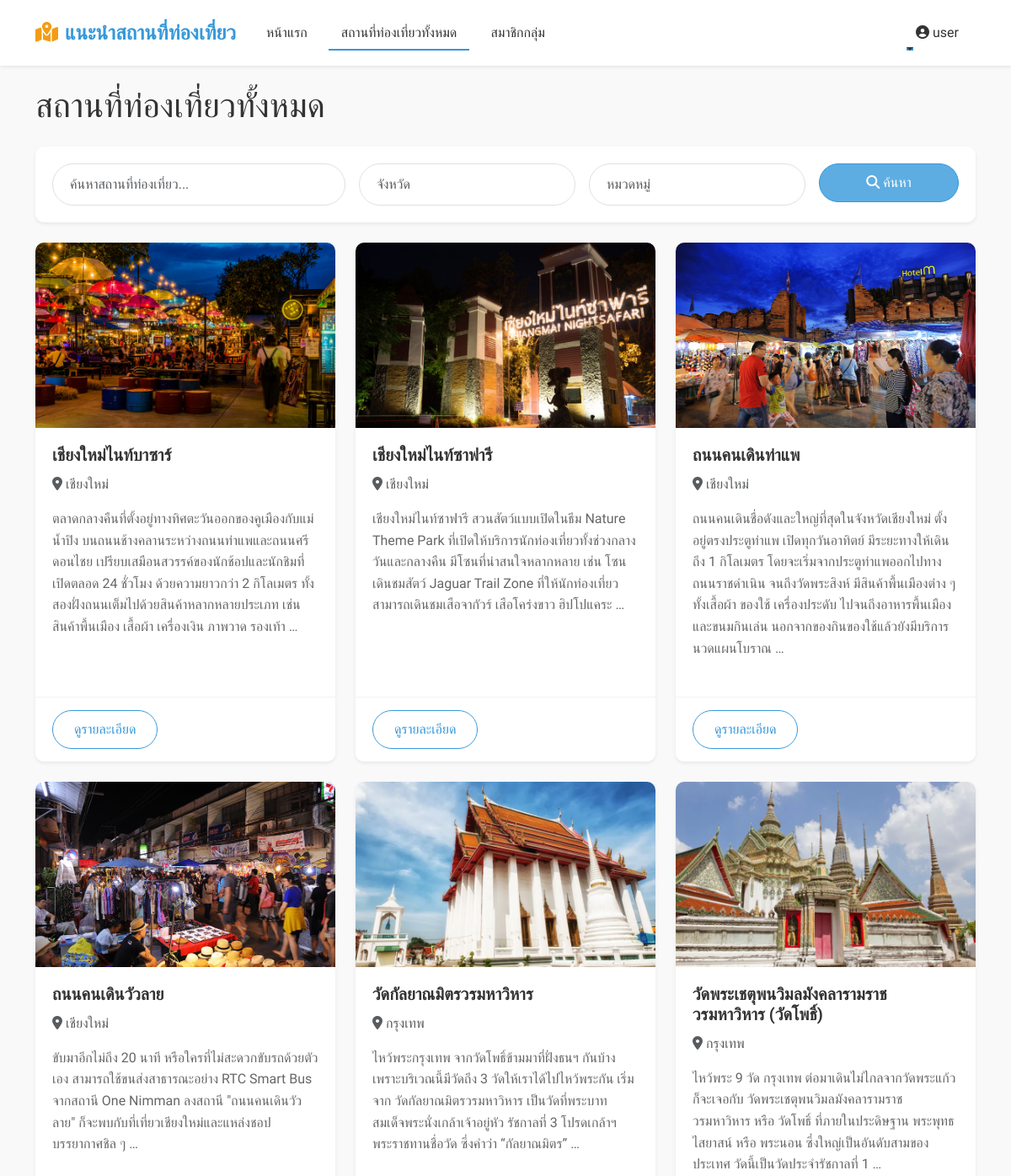
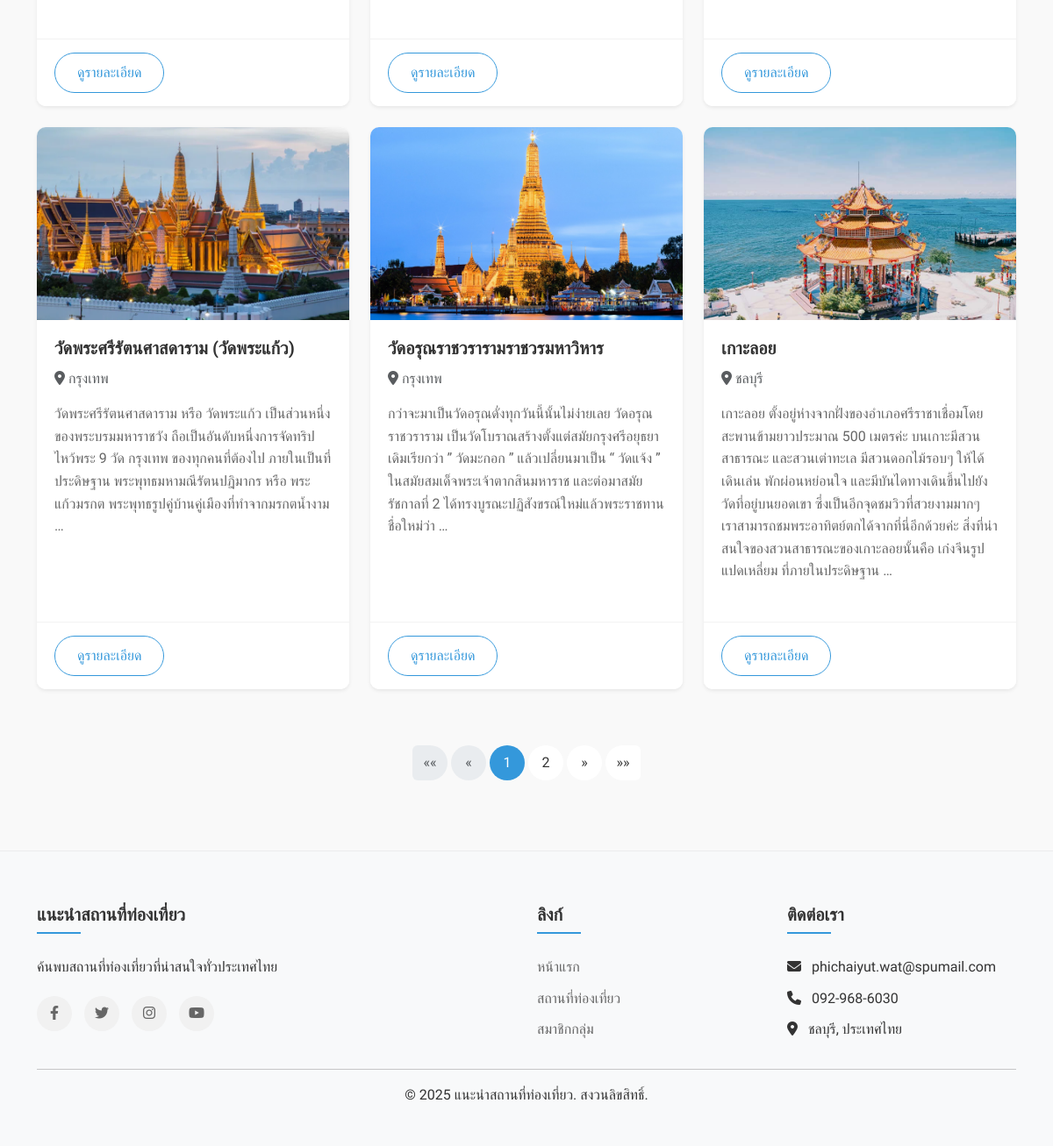
/places/ (signed in), run on the app's committed database (2 pictures, top to bottom).
### tourism/models.py (models this page shows, shortened)
class Place(models.Model):
    name = models.CharField(max_length=200, verbose_name="ชื่อสถานที่")
    description = models.TextField(verbose_name="รายละเอียด")
    address = models.TextField(verbose_name="ที่อยู่")
    province = models.ForeignKey(Province, on_delete=models.CASCADE, verbose_name="จังหวัด")
    categories = models.ManyToManyField(Category, verbose_name="หมวดหมู่")
    image = models.ImageField(upload_to='places/', verbose_name="รูปภาพ")
    created_at = models.DateTimeField(auto_now_add=True, verbose_name="วันที่สร้าง")
    updated_at = models.DateTimeField(auto_now=True, verbose_name="วันที่อัปเดต")
    is_featured = models.BooleanField(default=False, verbose_name="แนะนำ")
    map_embed = models.TextField(blank=True, null=True, help_text="ฝังโค้ด iframe จาก Google Maps")
    has_parking = models.BooleanField(default=False, null=True)
    has_restaurant = models.BooleanField(default=False, null=True)
    has_wifi = models.BooleanField(default=False, null=True)
    has_restroom = models.BooleanField(default=False, null=True)
    class Meta:
        verbose_name = "สถานที่ท่องเที่ยว"
        verbose_name_plural = "สถานที่ท่องเที่ยว"

class Province(models.Model):
    name = models.CharField(max_length=100, verbose_name="ชื่อจังหวัด")
    class Meta:
        verbose_name = "จังหวัด"
        verbose_name_plural = "จังหวัด"

### tourism/views.py (the view)
# urls.py: path('places/', views.place_list, name='place_list'),
def place_list(request):
    form = SearchForm(request.GET)
    places = Place.objects.all().order_by('-created_at')
    if form.is_valid():
        query = form.cleaned_data.get('query')
        province = form.cleaned_data.get('province')
        category = form.cleaned_data.get('category')
        if query:
            places = places.filter(Q(name__icontains=query) | Q(description__icontains=query))
        if province:
            places = places.filter(province__name__icontains=province)
        if category:
            places = places.filter(categories__name__icontains=category)
    paginator = Paginator(places, 9)  # แสดง 9 รายการต่อหน้า
    page_number = request.GET.get('page')
    page_obj = paginator.get_page(page_number)
    context = {
        'form': form,
        'page_obj': page_obj,
    }
    return render(request, 'tourism/place_list.html', context)

### tourism/forms.py
class SearchForm(forms.Form):
    query = forms.CharField(
        required=False,
        widget=forms.TextInput(attrs={'placeholder': 'ค้นหาสถานที่ท่องเที่ยว...', 'class': 'form-control'})
    )
    province = forms.CharField(
        required=False,
        widget=forms.TextInput(attrs={'placeholder': 'จังหวัด', 'class': 'form-control'})
    )
    category = forms.CharField(
        required=False,
        widget=forms.TextInput(attrs={'placeholder': 'หมวดหมู่', 'class': 'form-control'})
    )

### templates/tourism/place_list.html (shortened to what this page needs)
{% extends 'base.html' %}
{% block content %}
    <div class="container mt-4">
        <h1 class="mb-4">สถานที่ท่องเที่ยวทั้งหมด</h1>
        <div class="card mb-4 shadow-sm">
            <div class="card-body">
                <form method="get" class="row g-3">
                    <div class="col-md-4">
                        {{ form.query }}
                    </div>
                    <div class="col-md-3">
                        {{ form.province }}
                    </div>
                    <div class="col-md-3">
                        {{ form.category }}
                    </div>
                    <div class="col-md-2">
                        <button type="submit" class="btn btn-primary w-100">
                            <i class="fas fa-search me-1"></i>ค้นหา
                        </button>
                    </div>
                </form>
            </div>
        </div>
        <div class="row">
            {% for place in page_obj %}
                <div class="col-md-4 mb-4">
                    <div class="card h-100 shadow-sm">
                        <img src="{{ place.image.url }}" class="card-img-top" alt="{{ place.name }}">
                        <div class="card-body">
                            <h5 class="card-title">{{ place.name }}</h5>
                            <p class="card-text text-muted">
                                <i class="fas fa-map-marker-alt me-1"></i>{{ place.province.name }}
                            </p>
                            <p class="card-text">{{ place.description|truncatewords:15 }}</p>
                        </div>
                        <div class="card-footer bg-white">
                            <a href="{% url 'place_detail' place.id %}" class="btn btn-outline-primary">ดูรายละเอียด</a>
                        </div>
                    </div>
                </div>
            {% empty %}
                <div class="col-12 text-center">
                    <p>ไม่พบสถานที่ท่องเที่ยวที่ตรงกับเงื่อนไขการค้นหา</p>
                </div>
            {% endfor %}
        </div>
        {% if page_obj.has_other_pages %}
            <nav aria-label="Page navigation" class="mt-4">
                <ul class="pagination justify-content-center">
                    {% if page_obj.has_previous %}
                        <li class="page-item">
                            <a class="page-link" href="?page=1{% for key, value in request.GET.items %}{% if key != 'page' %}&{{ key }}={{ value }}{% endif %}{% endfor %}" aria-label="First">
                                <span aria-hidden="true">&laquo;&laquo;</span>
                            </a>
                        </li>
                        <li class="page-item">
                            <a class="page-link" href="?page={{ page_obj.previous_page_number }}{% for key, value in request.GET.items %}{% if key != 'page' %}&{{ key }}={{ value }}{% endif %}{% endfor %}" aria-label="Previous">
                                <span aria-hidden="true">&laquo;</span>
                            </a>
                        </li>
                    {% else %}
                        <li class="page-item disabled">
                            <a class="page-link" href="#" aria-label="First">
                                <span aria-hidden="true">&laquo;&laquo;</span>
                            </a>
                        </li>
                        <li class="page-item disabled">
                            <a class="page-link" href="#" aria-label="Previous">
                                <span aria-hidden="true">&laquo;</span>
                            </a>
                        </li>
                    {% endif %}
                    {% for num in page_obj.paginator.page_range %}
                        {% if page_obj.number == num %}
                            <li class="page-item active"><a class="page-link" href="#">{{ num }}</a></li>
                        {% elif num > page_obj.number|add:'-3' and num < page_obj.number|add:'3' %}
                            <li class="page-item">
                                <a class="page-link" href="?page={{ num }}{% for key, value in request.GET.items %}{% if key != 'page' %}&{{ key }}={{ value }}{% endif %}{% endfor %}">{{ num }}</a>
                            </li>
                        {% endif %}
                    {% endfor %}
                    {% if page_obj.has_next %}
                        <li class="page-item">
                            <a class="page-link" href="?page={{ page_obj.next_page_number }}{% for key, value in request.GET.items %}{% if key != 'page' %}&{{ key }}={{ value }}{% endif %}{% endfor %}" aria-label="Next">
                                <span aria-hidden="true">&raquo;</span>
                            </a>
                        </li>
                        <li class="page-item">
                            <a class="page-link" href="?page={{ page_obj.paginator.num_pages }}{% for key, value in request.GET.items %}{% if key != 'page' %}&{{ key }}={{ value }}{% endif %}{% endfor %}" aria-label="Last">
                                <span aria-hidden="true">&raquo;&raquo;</span>
                            </a>
                        </li>
                    {% endif %}
                </ul>
            </nav>
        {% endif %}
    </div>
{% endblock %}

### templates/base.html (shortened to what this page needs)
<!DOCTYPE html>
<html lang="th">
  <head>
    <link
      href="https://cdn.jsdelivr.net/npm/bootstrap@5.3.0/dist/css/bootstrap.min.css"
      rel="stylesheet"
    />
    <link
      rel="stylesheet"
      href="https://cdnjs.cloudflare.com/ajax/libs/font-awesome/6.4.0/css/all.min.css"
    />
  </head>
  <body>
    <nav class="navbar navbar-expand-lg navbar-light bg-light shadow-sm">
      <div class="container">
        <a class="navbar-brand" href="{% url 'home' %}">
          <i class="fas fa-map-marked-alt me-2"></i>แนะนำสถานที่ท่องเที่ยว
        </a>
        <div class="collapse navbar-collapse" id="navbarNav">
          <ul class="navbar-nav me-auto">
            <li class="nav-item">
              <a class="nav-link" href="{% url 'home' %}">หน้าแรก</a>
            </li>
            <li class="nav-item">
              <a class="nav-link" href="{% url 'place_list' %}"
                >สถานที่ท่องเที่ยวทั้งหมด</a
              >
            </li>
              <li class="nav-item">
                  <a class="nav-link" href="{% url 'about' %}">สมาชิกกลุ่ม</a>
              </li>
          </ul>
          <ul class="navbar-nav">
            {% if user.is_authenticated %}
            <li class="nav-item dropdown">
              <a
                class="nav-link dropdown-toggle"
                href="#"
                id="navbarDropdown"
                role="button"
                data-bs-toggle="dropdown"
                aria-expanded="false"
              >
                <i class="fas fa-user-circle me-1"></i>{{ user.username }}
              </a>
            </li>
            {% endif %}
          </ul>
        </div>
      </div>
    </nav>
    <main>{% block content %}{% endblock %}</main>
    <footer class="bg-light">
      <div class="container">
        <div class="row">
          <div class="col-md-6">
            <h5>แนะนำสถานที่ท่องเที่ยว</h5>
            <p>ค้นพบสถานที่ท่องเที่ยวที่น่าสนใจทั่วประเทศไทย</p>
            <div class="social-icons">
              <a href="#"><i class="fab fa-facebook-f"></i></a>
              <a href="#"><i class="fab fa-twitter"></i></a>
              <a href="#"><i class="fab fa-instagram"></i></a>
              <a href="#"><i class="fab fa-youtube"></i></a>
            </div>
          </div>
          <div class="col-md-3">
            <h5>ลิงก์</h5>
            <ul class="list-unstyled">
              <li>
                <a href="{% url 'home' %}" class="text-decoration-none"
                  >หน้าแรก</a
                >
              </li>
              <li>
                <a href="{% url 'place_list' %}" class="text-decoration-none"
                  >สถานที่ท่องเที่ยว</a
                >
              </li>
                <li>
                    <a href="{% url 'about' %}" class="text-decoration-none">สมาชิกกลุ่ม</a
                >
                </li>
            </ul>
          </div>
          <div class="col-md-3">
            <h5>ติดต่อเรา</h5>
            <ul class="list-unstyled">
              <li>
                <i class="fas fa-envelope me-2"></i> phichaiyut.wat@spumail.com
              </li>
              <li><i class="fas fa-phone me-2"></i> 092-968-6030</li>
              <li>
                <i class="fas fa-map-marker-alt me-2"></i> ชลบุรี, ประเทศไทย
              </li>
            </ul>
          </div>
        </div>
        <hr />
        <div class="text-center">
          <p>&copy; {% now "Y" %} แนะนำสถานที่ท่องเที่ยว. สงวนลิขสิทธิ์.</p>
        </div>
      </div>
    </footer>
  </body>
</html>

### templates/base.html (style rules this page uses)
:root { --primary-color: #3498db; --secondary-color: #2ecc71; --accent-color: #f39c12; --text-color: #333333; --light-bg: #f8f9fa; --dark-bg: #343a40; --border-radius: 10px; --box-shadow: 0 5px 15px rgba(0, 0, 0, 0.1); --transition: all 0.3s ease; }
body { font-family: "Prompt", sans-serif; color: var(--text-color); line-height: 1.6; background-color: #f9f9f9; }
.navbar { padding: 15px 0; transition: all 0.4s ease; background-color: rgba(255, 255, 255, 0.95) !important; backdrop-filter: blur(10px); }
.navbar-brand { font-weight: 700; font-size: 1.5rem; color: var(--primary-color) !important; }
.navbar-brand i { color: var(--accent-color); }
.nav-link { position: relative; font-weight: 500; padding: 8px 15px !important; margin: 0 5px; color: var(--text-color) !important; }
.nav-link::after { content: ""; position: absolute; width: 0; height: 2px; bottom: 0; left: 0; background-color: var(--primary-color); transition: width 0.3s ease; }
.nav-link:hover::after, .nav-link.active::after { width: 100%; }
.dropdown { position: relative; }
.dropdown-toggle::after { display: inline-block; margin-left: 0.255em; vertical-align: 0.255em; content: ""; border-top: 0.3em solid; border-right: 0.3em solid transparent; border-bottom: 0; border-left: 0.3em solid transparent; }
.navbar { padding: 15px 0; transition: all 0.4s ease; background-color: rgba(255, 255, 255, 0.95) !important; backdrop-filter: blur(10px); z-index: 1000; }
.card { border: none; border-radius: var(--border-radius); overflow: hidden; transition: transform 0.4s ease, box-shadow 0.4s ease; margin-bottom: 25px; background-color: white; box-shadow: 0 3px 10px rgba(0, 0, 0, 0.08); }
.card-img-top { height: 220px; object-fit: cover; transition: transform 0.5s ease; }
.card-body { padding: 20px; }
.card-title { font-weight: 600; margin-bottom: 10px; color: var(--text-color); }
.card-text { color: #666; margin-bottom: 15px; }
.card-footer { background-color: transparent; border-top: 1px solid rgba(0, 0, 0, 0.05); padding: 15px 20px; }
.btn { border-radius: 30px; padding: 10px 25px; font-weight: 500; transition: all 0.3s ease; position: relative; overflow: hidden; z-index: 1; }
.btn::after { content: ""; position: absolute; bottom: 0; left: 0; width: 100%; height: 100%; background-color: rgba(255, 255, 255, 0.2); z-index: -2; }
.btn::before { content: ""; position: absolute; bottom: 0; left: 0; width: 0%; height: 100%; background-color: rgba(0, 0, 0, 0.1); transition: all 0.3s; z-index: -1; }
.btn-primary { background-color: var(--primary-color); border-color: var(--primary-color); }
.btn-outline-primary { color: var(--primary-color); border-color: var(--primary-color); }
.form-control { border-radius: 30px; padding: 12px 20px; border: 1px solid #e0e0e0; transition: var(--transition); }
footer { background-color: var(--light-bg); padding: 60px 0 30px; margin-top: 80px; border-top: 1px solid rgba(0, 0, 0, 0.05); }
footer h5 { font-weight: 600; margin-bottom: 25px; position: relative; padding-bottom: 10px; }
footer h5::after { content: ""; position: absolute; bottom: 0; left: 0; width: 50px; height: 2px; background: var(--primary-color); }
footer ul li { margin-bottom: 10px; }
footer a { color: #666; text-decoration: none; transition: var(--transition); }
footer .social-icons { margin-top: 20px; }
footer .social-icons a { display: inline-block; width: 40px; height: 40px; line-height: 40px; text-align: center; background-color: #f1f1f1; border-radius: 50%; margin-right: 10px; transition: var(--transition); }
.pagination { margin-top: 40px; }
.page-link { border: none; color: var(--text-color); margin: 0 5px; border-radius: 50%; width: 40px; height: 40px; display: flex; align-items: center; justify-content: center; transition: var(--transition); }
.page-item.active .page-link { background-color: var(--primary-color); color: white; }
.animate-fade-in { animation: fadeIn 0.5s ease forwards; }

### data on the page
Place: image (picture), name "เชียงใหม่ไนท์บาซาร์", province.name "เชียงใหม่", description "ตลาดกลางคืนที่ตั้งอยู่ทางทิศตะวันออกของคูเมืองกับแม่น้ำปิง บนถนนช้างคลานระหว่างถนนท่าแพและถนนศรีดอนไชย เปรียบเสมือนสวรรค์ของนักช้อปและนักชิมที่เปิดตลอด 24 ชั่วโมง ด้วยความยาวกว่า 2 กิโลเมตร ทั้งสองฝั่งถนนเต็มไปด้วยสินค้าหลากหลายประเภท เช่น สินค้าพื้นเมือง เสื้อผ้า เครื่องเงิน ภาพวาด รองเท้า …"
Place: image (picture), name "เชียงใหม่ไนท์ซาฟารี", province.name "เชียงใหม่", description "เชียงใหม่ไนท์ซาฟารี สวนสัตว์แบบเปิดในธีม Nature Theme Park ที่เปิดให้บริการนักท่องเที่ยวทั้งช่วงกลางวันและกลางคืน มีโซนที่น่าสนใจหลากหลาย เช่น โซนเดินชมสัตว์ Jaguar Trail Zone ที่ให้นักท่องเที่ยวสามารถเดินชมเสือจากัวร์ เสือโคร่งขาว ฮิปโปแคระ …"
Place: image (picture), name "ถนนคนเดินท่าแพ", province.name "เชียงใหม่", description "ถนนคนเดินชื่อดังและใหญ่ที่สุดในจังหวัดเชียงใหม่ ตั้งอยู่ตรงประตูท่าแพ เปิดทุกวันอาทิตย์ มีระยะทางให้เดินถึง 1 กิโลเมตร โดยจะเริ่มจากประตูท่าแพออกไปทางถนนราชดำเนิน จนถึงวัดพระสิงห์ มีสินค้าพื้นเมืองต่าง ๆ ทั้งเสื้อผ้า ของใช้ เครื่องประดับ ไปจนถึงอาหารพื้นเมืองและขนมกินเล่น นอกจากของกินของใช้แล้วยังมีบริการนวดแผนโบราณ …"
Place: image (picture), name "ถนนคนเดินวัวลาย", province.name "เชียงใหม่", description "ขับมาอีกไม่ถึง 20 นาที หรือใครที่ไม่สะดวกขับรถด้วยตัวเอง สามารถใช้ขนส่งสาธารณะอย่าง RTC Smart Bus จากสถานี One Nimman ลงสถานี \"ถนนคนเดินวัวลาย\" ก็จะพบกับที่เที่ยวเชียงใหม่และแหล่งชอปบรรยากาศชิล ๆ …"
Place: image (picture), name "วัดกัลยาณมิตรวรมหาวิหาร", province.name "กรุงเทพ", description "ไหว้พระกรุงเทพ จากวัดโพธิ์ข้ามมาที่ฝั่งธนฯ กันบ้าง เพราะบริเวณนี้มีวัดถึง 3 วัดให้เราได้ไปไหว้พระกัน เริ่มจาก วัดกัลยาณมิตรวรมหาวิหาร เป็นวัดที่พระบาทสมเด็จพระนั่งเกล้าเจ้าอยู่หัว รัชกาลที่ 3 โปรดเกล้าฯ พระราชทานชื่อวัด ซึ่งคำว่า “กัลยาณมิตร” …"
Place: image (picture), name "วัดพระเชตุพนวิมลมังคลารามราชวรมหาวิหาร (วัดโพธิ์)", province.name "กรุงเทพ", description "ไหว้พระ 9 วัด กรุงเทพ ต่อมาเดินไม่ไกลจากวัดพระแก้วก็จะเจอกับ วัดพระเชตุพนวิมลมังคลารามราชวรมหาวิหาร หรือ วัดโพธิ์ ที่ภายในประดิษฐาน พระพุทธไสยาสน์ หรือ พระนอน ซึ่งใหญ่เป็นอันดับสามของประเทศ วัดนี้เป็นวัดประจำรัชกาลที่ 1 …"
Place: image (picture), name "วัดพระศรีรัตนศาสดาราม (วัดพระแก้ว)", province.name "กรุงเทพ", description "วัดพระศรีรัตนศาสดาราม หรือ วัดพระแก้ว เป็นส่วนหนึ่งของพระบรมมหาราชวัง ถือเป็นอันดับหนึ่งการจัดทริป ไหว้พระ 9 วัด กรุงเทพ ของทุกคนที่ต้องไป ภายในเป็นที่ประดิษฐาน พระพุทธมหามณีรัตนปฎิมากร หรือ พระแก้วมรกต พระพุทธรูปคู่บ้านคู่เมืองที่ทำจากมรกตน้ำงาม …"
Place: image (picture), name "วัดอรุณราชวรารามราชวรมหาวิหาร", province.name "กรุงเทพ", description "กว่าจะมาเป็นวัดอรุณดั่งทุกวันนี้นั้นไม่ง่ายเลย วัดอรุณราชวราราม เป็นวัดโบราณสร้างตั้งแต่สมัยกรุงศรีอยุธยา เดิมเรียกว่า ” วัดมะกอก ” แล้วเปลี่ยนมาเป็น “ วัดแจ้ง ” ในสมัยสมเด็จพระเจ้าตากสินมหาราช และต่อมาสมัยรัชกาลที่ 2 ได้ทรงบูรณะปฏิสังขรณ์ใหม่แล้วพระราชทานชื่อใหม่ว่า …"
Place: image (picture), name "เกาะลอย", province.name "ชลบุรี", description "เกาะลอย ตั้งอยู่ห่างจากฝั่งของอำเภอศรีราชาเชื่อมโดยสะพานข้ามยาวประมาณ 500 เมตรค่ะ บนเกาะมีสวนสาธารณะ และสวนเต่าทะเล มีสวนดอกไม้รอบๆ ให้ได้เดินเล่น พักผ่อนหย่อนใจ และมีบันไดทางเดินขึ้นไปยังวัดที่อยู่บนยอดเขา ซึ่งเป็นอีกจุดชมวิวที่สวยงามมากๆ เราสามารถชมพระอาทิตย์ตกได้จากที่นี่อีกด้วยค่ะ สิ่งที่น่าสนใจของสวนสาธารณะของเกาะลอยนั้นคือ เก๋งจีนรูปแปดเหลี่ยม ที่ภายในประดิษฐาน …"

### other printed values
{{ user.username }} "user"
{{ num }} "1"
{{ num }} "2"
